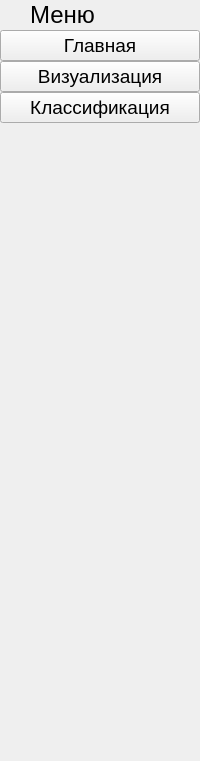
     <widget class="QWidget" name="full_sidebar" native="true">
      <layout class="QVBoxLayout" name="verticalLayout_4">
       <property name="spacing">
        <number>0</number>
       </property>
       <property name="leftMargin">
        <number>0</number>
       </property>
       <property name="topMargin">
        <number>0</number>
       </property>
       <property name="rightMargin">
        <number>0</number>
       </property>
       <property name="bottomMargin">
        <number>0</number>
       </property>
       <item>
        <layout class="QHBoxLayout" name="horizontalLayout_3">
         <item>
          <layout class="QHBoxLayout" name="horizontalLayout_4">
           <item>
            <widget class="QLabel" name="logo_label_2">
             <property name="minimumSize">
              <size>
               <width>30</width>
               <height>30</height>
              </size>
             </property>
             <property name="maximumSize">
              <size>
               <width>30</width>
               <height>30</height>
              </size>
             </property>
             <property name="text">
              <string/>
             </property>
             <property name="pixmap">
              <pixmap>../icons/earth-globe-line-svgrepo-com.svg</pixmap>
             </property>
             <property name="scaledContents">
              <bool>true</bool>
             </property>
            </widget>
           </item>
           <item>
            <widget class="QLabel" name="label_3">
             <property name="font">
              <font>
               <pointsize>18</pointsize>
              </font>
             </property>
             <property name="text">
              <string>Меню</string>
             </property>
            </widget>
           </item>
          </layout>
         </item>
        </layout>
       </item>
       <item>
        <widget class="QWidget" name="widget_3" native="true"/>
       </item>
       <item>
        <layout class="QVBoxLayout" name="verticalLayout_2">
         <property name="spacing">
          <number>0</number>
         </property>
         <item>
          <widget class="QPushButton" name="home_btn_2">
           <property name="font">
            <font>
             <pointsize>14</pointsize>
            </font>
           </property>
           <property name="text">
            <string>Главная</string>
           </property>
           <property name="icon">
            <iconset>
             <normaloff>../icons/home-svgrepo-com (7).svg</normaloff>../icons/home-svgrepo-com (7).svg</iconset>
           </property>
           <property name="iconSize">
            <size>
             <width>20</width>
             <height>20</height>
            </size>
           </property>
           <property name="checkable">
            <bool>true</bool>
           </property>
           <property name="autoExclusive">
            <bool>true</bool>
           </property>
          </widget>
         </item>
         <item>
          <widget class="QPushButton" name="visualization_bnt_2">
           <property name="font">
            <font>
             <pointsize>14</pointsize>
            </font>
           </property>
           <property name="text">
            <string>Визуализация</string>
           </property>
           <property name="icon">
            <iconset>
             <normaloff>../icons/bar-chart-up-svgrepo-com (6).svg</normaloff>../icons/bar-chart-up-svgrepo-com (6).svg</iconset>
           </property>
           <property name="iconSize">
            <size>
             <width>20</width>
             <height>20</height>
            </size>
           </property>
           <property name="checkable">
            <bool>true</bool>
           </property>
           <property name="autoExclusive">
            <bool>true</bool>
           </property>
          </widget>
         </item>
         <item>
          <widget class="QPushButton" name="classification_btn_2">
           <property name="font">
            <font>
             <pointsize>14</pointsize>
            </font>
           </property>
           <property name="text">
            <string>Классификация</string>
           </property>
           <property name="icon">
            <iconset>
             <normaloff>../icons/plant_black.svg</normaloff>../icons/plant_black.svg</iconset>
           </property>
           <property name="iconSize">
            <size>
             <width>20</width>
             <height>20</height>
            </size>
           </property>
           <property name="checkable">
            <bool>true</bool>
           </property>
           <property name="autoExclusive">
            <bool>true</bool>
           </property>
          </widget>
         </item>
        </layout>
       </item>
       <item>
        <spacer name="verticalSpacer_2">
         <property name="orientation">
          <enum>Qt::Vertical</enum>
         </property>
         <property name="sizeHint" stdset="0">
          <size>
           <width>20</width>
           <height>638</height>
          </size>
         </property>
        </spacer>
       </item>
      </layout>
     </widget>
